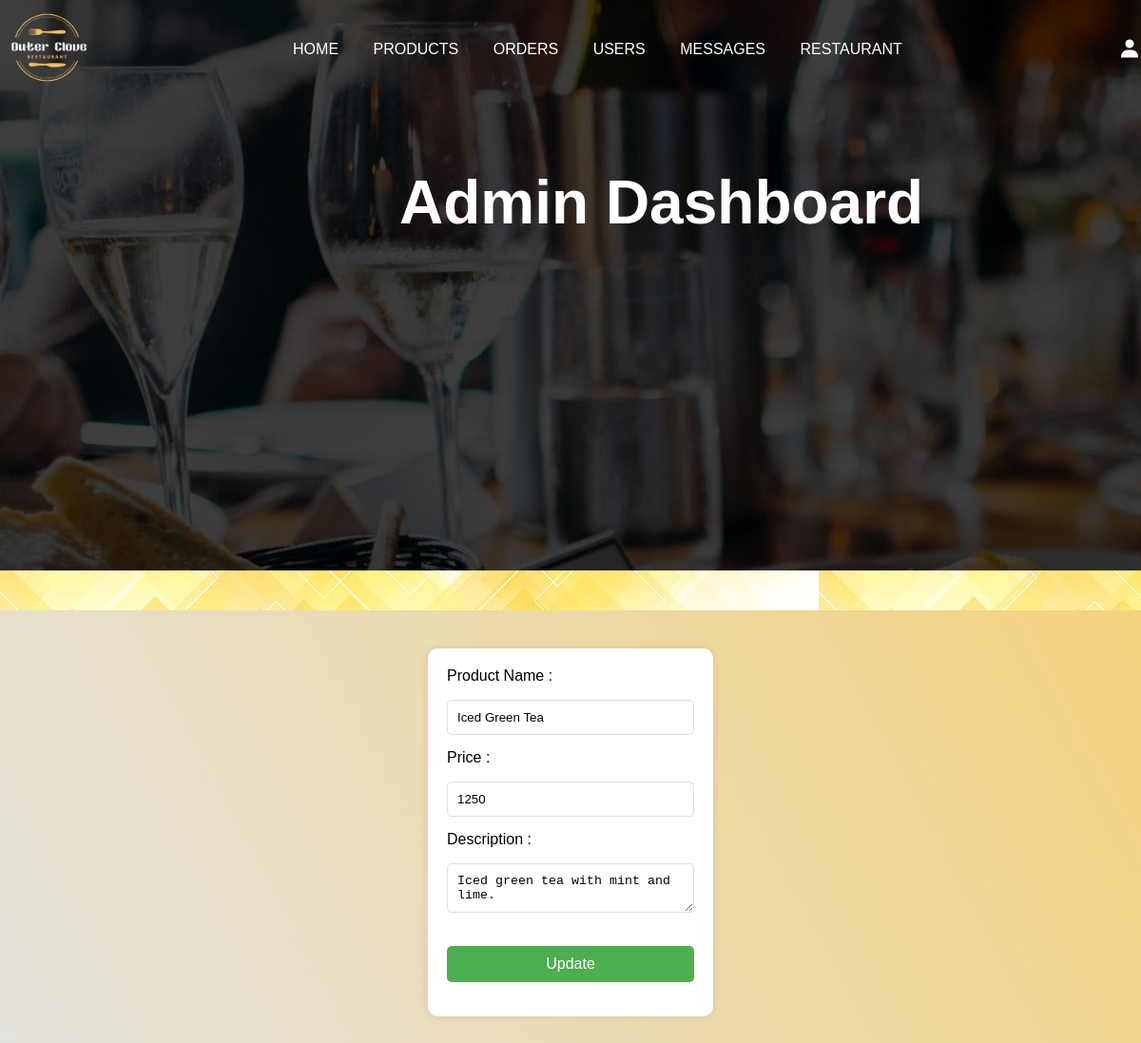
Screenshot of /edit.php?id=6 with the database file from the repository.
### tables this page shows
CREATE TABLE `products` (
  `id` int(255) NOT NULL,
  `product_name` varchar(255) NOT NULL,
  `price` varchar(255) NOT NULL,
  `description` varchar(255) NOT NULL,
  `image` varchar(255) NOT NULL
);

### edit.php (the view, shortened to what this page needs)
<?php include 'admin_header.php'; ?>
<?php
require 'config.php';
if(isset($_GET["id"])) {
 $id = $_GET["id"];
 $sql = "SELECT * FROM `products` WHERE id='$id'";
 $result = $conn->query($sql);
 if ($result->num_rows > 0) {
    while($row = $result->fetch_assoc()) {
      echo "<form action='update.php' method='post'>";
      echo "<label>Product Name :</label><br>";
      echo "<input type='text' name='product_name' value='".$row["product_name"]."'><br>";
      echo "<label>Price :</label><br>";
      echo "<input type='text' name='price' value='".$row["price"]."'><br>";
      echo "<label>Description :</label><br>";
      echo "<textarea name='description'>".$row["description"]."</textarea><br>";
      echo "<input type='submit' name='submit' value='Update'>";
      echo "</form>";
    }
 } else {
    echo "0 results";
 }
}
?>

### admin_style.css (style rules this page uses)
* { margin: 0; padding: 0; box-sizing: border-box; }
:root { --box-shadow: 0px 0px 0px 6px rgba(255 255 255/40%); --orange: #fbc120; }
input, button, textarea, select { outline: none; border: 2px solid #2e2c2cb3; background: transparent; width: 100%; padding: 1rem 1.5rem; border-radius: 10px; margin: 1rem 0; }
input[type=submit] { cursor: pointer; }

### rows the page displays
products: product_name "Iced Green Tea", price "1250", description "Iced green tea with mint and lime."
